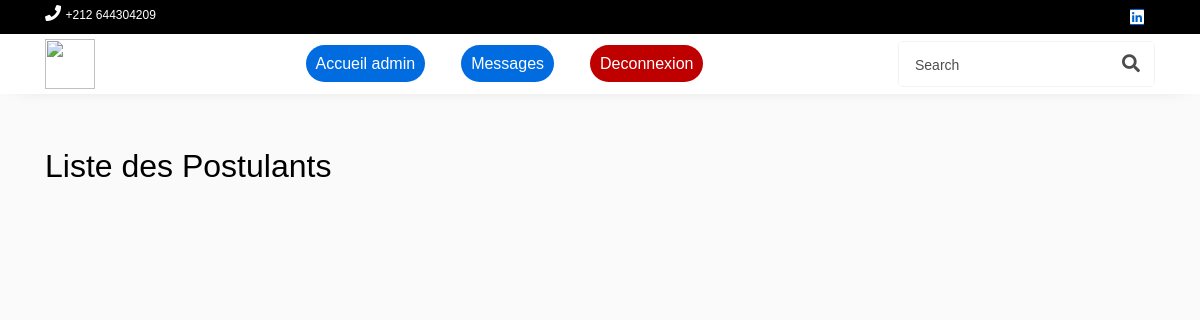
The app's page /candidats/2, older data.
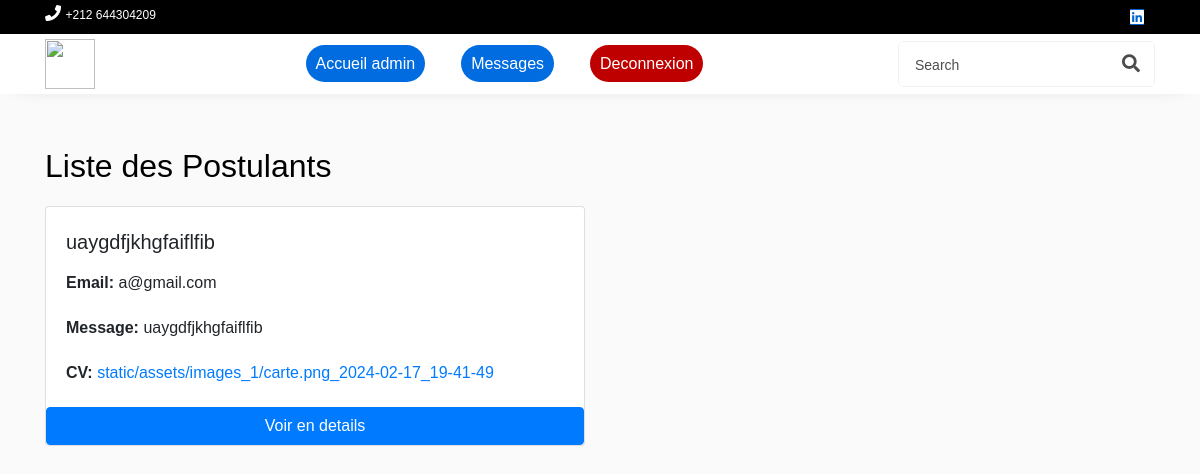
The same page, newer data.
### models/models.py (models this page shows)
class Postul(db.Model):
    id = db.Column(db.Integer, primary_key=True)
    titre = db.Column(db.String(100))
    name = db.Column(db.String(100))
    email = db.Column(db.String(100))
    message = db.Column(db.Text)
    cv = db.Column(db.String(255))
    post_id = db.Column(db.Integer, db.ForeignKey('offre.id'))
    date=db.Column(db.DateTime, default=datetime.now)

### routes/admin.py (the view)
@app.route('/candidats/<int:id>')
def candidat(id):
    postuls = Postul.query.filter_by(post_id=id).all()
    return render_template('candidat.html', postuls=postuls)

### templates/candidat.html (shortened to what this page needs)
<!DOCTYPE html>
<html lang="en">
<head>
    <link rel="stylesheet" href="https://stackpath.bootstrapcdn.com/bootstrap/4.5.2/css/bootstrap.min.css">
</head>
<body>
    {% with currentPage='' %}
    {% include 'navbar_admin.html' %}
    {% endwith %}
    <div class="container mt-5">
        <h2>Liste des Postulants</h2>
        <div class="row mt-3">
            {% for postul in postuls %}
            <div class="col-md-6">
                <div class="card mb-3">
                    <div class="card-body">
                        <h5 class="card-title">{{ postul.name }}</h5>
                        <p class="card-text"><strong>Email:</strong> {{ postul.email }}</p>
                        <p class="card-text"><strong>Message:</strong>
                            {% if postul.message|length > 20 %}
                                {{ postul.message[:20] }}...
                            {% else %}
                                {{ postul.message }}
                            {% endif %}
                        </p>
                        <p class="card-text"><strong>CV:</strong> <a href="../{{ postul.cv }}" download>{{ postul.cv }}</a></p>
                    </div>
                    <a class="btn btn-primary" href="/voir_candidats/{{postul.id}}" >Voir en details</a>
                </div>
            </div>
            {% endfor %}
        </div>
    </div>
</body>
</html>

Row changes from the older to the newer data that the page shows:
added Postul: name "uaygdfjkhgfaiflfib", email "a@gmail.com", message "uaygdfjkhgfaiflfib", cv "static/assets/images_1/carte.png_2024-02-17_19-41-49"
